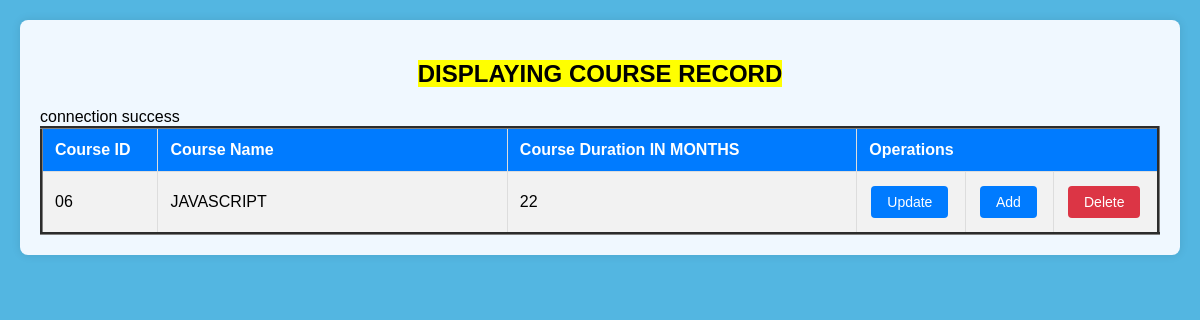
/school_management/course_display.php, run on the app's committed database.
### tables this page shows
CREATE TABLE `course` (
  `course_id` varchar(50) NOT NULL,
  `course_name` varchar(100) NOT NULL,
  `course_duration` varchar(50) NOT NULL
);

### school_management/course_display.php (the view, shortened to what this page needs)
<!DOCTYPE html>
<html>
<head>
</head>
<body>
    <div class="container">
        <h2><mark>DISPLAYING COURSE RECORD</mark></h2>
        <table border="3" cellspacing="7">
            <tr>
                <th width="10%">Course ID</th>
                <th width="30%">Course Name</th>
                <th width="30%">Course Duration IN MONTHS</th>
                <th colspan="3" width="15%">Operations</th>
            </tr>
            <?php
            include("connection.php");
            $query = "SELECT * FROM course";
            $data = mysqli_query($conn, $query);
            $total = mysqli_num_rows($data);
            if ($total != 0) {
                while ($result = mysqli_fetch_assoc($data)) {
                    echo "<tr>
                        <td>" . htmlspecialchars($result['course_id']) . "</td>
                        <td>" . htmlspecialchars($result['course_name']) . "</td>
                        <td>" . htmlspecialchars($result['course_duration']) . "</td>
                        <td class='operations'>
                            <a href='courseupdate.php?result=" . urlencode(json_encode($result)) . "'>Update</a>
                        </td>
                        <td class='operations'>
                            <a href='courseadd_detail.php'>Add</a>
                        </td>
                        <td class='operations'>
                            <form method='post' action='course_display.php'>
                                <input type='hidden' name='delete_id' value='" . htmlspecialchars($result['course_id']) . "'>
                                <input type='submit' value='Delete' onclick='return confirm(\"Are you sure you want to delete this record?\");'>
                            </form>
                        </td>
                    </tr>";
                }
            } else {
                echo "<tr><td colspan='5' style='text-align:center;'>No record found</td></tr>";
            }
            ?>
        </table>
    </div>
</body>
</html>

### school_management/course_display.php (style rules this page uses)
body { background-color: #53b6e1; font-family: Arial, sans-serif; margin: 0; padding: 20px; display: flex; justify-content: center; }
.container { width: 100%; max-width: 1200px; background-color: aliceblue; border-radius: 8px; box-shadow: 0 0 10px rgba(0, 0, 0, 0.1); padding: 20px; box-sizing: border-box; }
h2 { text-align: center; color: #007bff; margin-bottom: 20px; }
table { width: 100%; border-collapse: collapse; }
th, td { padding: 12px; border: 1px solid #ddd; text-align: left; }
th { background-color: #007bff; color: white; }
tr:nth-child(even) { background-color: #f2f2f2; }
.operations a, .operations form { display: inline-block; margin: 2px; }
.operations a { padding: 8px 16px; border-radius: 4px; background-color: #007bff; color: white; text-decoration: none; text-align: center; font-size: 14px; }
.operations form input[type="submit"] { padding: 8px 16px; border: none; border-radius: 4px; background-color: #dc3545; color: white; cursor: pointer; font-size: 14px; }

### data on the page
course: course_id "06", course_name "JAVASCRIPT", course_duration "22"
